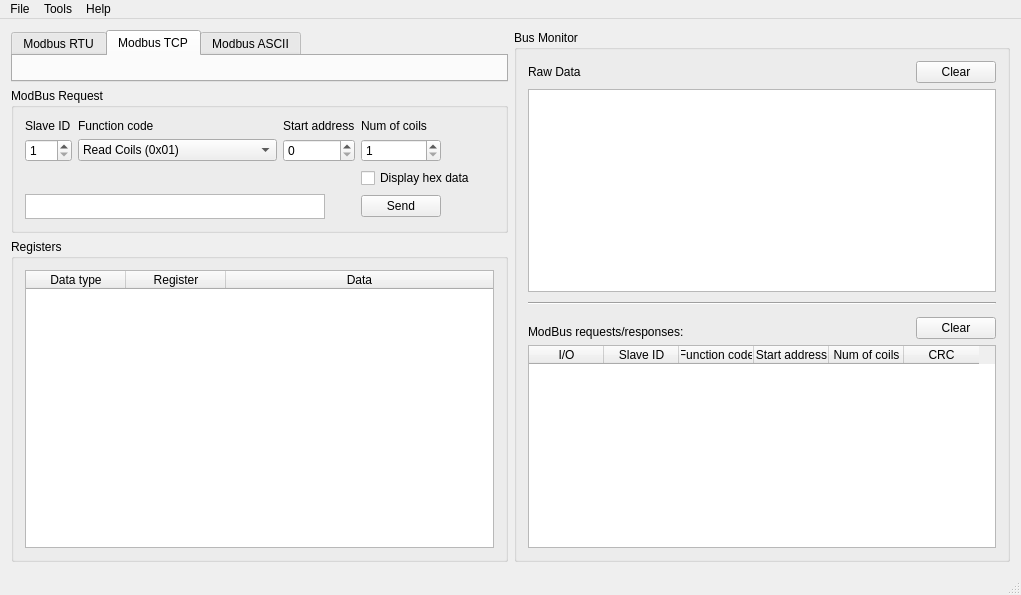
<?xml version="1.0" encoding="UTF-8"?>
<ui version="4.0">
 <class>MainWindowClass</class>
 <widget class="QMainWindow" name="MainWindowClass">
  <property name="geometry">
   <rect>
    <x>0</x>
    <y>0</y>
    <width>1021</width>
    <height>595</height>
   </rect>
  </property>
  <property name="windowTitle">
   <string>QModBus</string>
  </property>
  <property name="windowIcon">
   <iconset resource="../data/qmodbus.qrc">
    <normaloff>:/images/logo.png</normaloff>:/images/logo.png</iconset>
  </property>
  <widget class="QWidget" name="centralWidget">
   <layout class="QHBoxLayout" name="horizontalLayout_3">
    <item>
     <layout class="QVBoxLayout" name="verticalLayout">
      <item>
       <widget class="QTabWidget" name="tabWidget">
        <property name="sizePolicy">
         <sizepolicy hsizetype="Expanding" vsizetype="Minimum">
          <horstretch>0</horstretch>
          <verstretch>0</verstretch>
         </sizepolicy>
        </property>
        <property name="currentIndex">
         <number>1</number>
        </property>
        <widget class="QWidget" name="tab">
         <attribute name="title">
          <string>Modbus RTU</string>
         </attribute>
         <layout class="QHBoxLayout" name="horizontalLayout">
          <item>
           <widget class="RtuSettingsWidget" name="rtuSettingsWidget" native="true"/>
          </item>
         </layout>
        </widget>
        <widget class="QWidget" name="tab_2">
         <attribute name="title">
          <string>Modbus TCP</string>
         </attribute>
         <layout class="QHBoxLayout" name="horizontalLayout_2">
          <item>
           <widget class="TcpIpSettingsWidget" name="tcpSettingsWidget" native="true"/>
          </item>
         </layout>
        </widget>
        <widget class="QWidget" name="tab_3">
         <attribute name="title">
          <string>Modbus ASCII</string>
         </attribute>
         <layout class="QHBoxLayout" name="horizontalLayout_2">
          <item>
           <widget class="AsciiSettingsWidget" name="asciiSettingsWidget" native="true"/>
          </item>
         </layout>
        </widget>
       </widget>
      </item>
      <item>
       <widget class="QGroupBox" name="groupBox_2">
        <property name="title">
         <string>ModBus Request</string>
        </property>
        <layout class="QGridLayout" name="gridLayout_2">
         <item row="0" column="0">
          <widget class="QLabel" name="label_6">
           <property name="text">
            <string>Slave ID</string>
           </property>
          </widget>
         </item>
         <item row="0" column="1">
          <widget class="QLabel" name="label_7">
           <property name="text">
            <string>Function code</string>
           </property>
          </widget>
         </item>
         <item row="0" column="2">
          <widget class="QLabel" name="label_8">
           <property name="text">
            <string>Start address</string>
           </property>
          </widget>
         </item>
         <item row="0" column="3">
          <widget class="QLabel" name="label_9">
           <property name="text">
            <string>Num of coils</string>
           </property>
          </widget>
         </item>
         <item row="1" column="0">
          <widget class="QSpinBox" name="slaveID">
           <property name="minimum">
            <number>1</number>
           </property>
           <property name="maximum">
            <number>254</number>
           </property>
          </widget>
         </item>
         <item row="1" column="1">
          <widget class="QComboBox" name="functionCode">
           <item>
            <property name="text">
             <string>Read Coils (0x01)</string>
            </property>
           </item>
           <item>
            <property name="text">
             <string>Read Discrete Inputs (0x02)</string>
            </property>
           </item>
           <item>
            <property name="text">
             <string>Read Holding Registers (0x03)</string>
            </property>
           </item>
           <item>
            <property name="text">
             <string>Read Input Registers (0x04)</string>
            </property>
           </item>
           <item>
            <property name="text">
             <string>Write Single Coil (0x05)</string>
            </property>
           </item>
           <item>
            <property name="text">
             <string>Write Single Register (0x06)</string>
            </property>
           </item>
           <item>
            <property name="text">
             <string>Write Multiple Coils (0x0f)</string>
            </property>
           </item>
           <item>
            <property name="text">
             <string>Write Multiple Registers (0x10)</string>
            </property>
           </item>
          </widget>
         </item>
         <item row="1" column="2">
          <widget class="QSpinBox" name="startAddr">
           <property name="maximum">
            <number>65535</number>
           </property>
           <property name="displayIntegerBase">
            <number>16</number>
           </property>
          </widget>
         </item>
         <item row="1" column="3">
          <widget class="QSpinBox" name="numCoils">
           <property name="minimum">
            <number>1</number>
           </property>
           <property name="maximum">
            <number>65535</number>
           </property>
          </widget>
         </item>
         <item row="1" column="4">
          <spacer name="horizontalSpacer">
           <property name="orientation">
            <enum>Qt::Orientation::Horizontal</enum>
           </property>
           <property name="sizeHint" stdset="0">
            <size>
             <width>40</width>
             <height>20</height>
            </size>
           </property>
          </spacer>
         </item>
         <item row="2" column="0">
          <spacer name="verticalSpacer">
           <property name="orientation">
            <enum>Qt::Orientation::Vertical</enum>
           </property>
           <property name="sizeType">
            <enum>QSizePolicy::Policy::Fixed</enum>
           </property>
           <property name="sizeHint" stdset="0">
            <size>
             <width>20</width>
             <height>20</height>
            </size>
           </property>
          </spacer>
         </item>
         <item row="2" column="3" colspan="2">
          <widget class="QCheckBox" name="checkBoxHexData">
           <property name="text">
            <string>Display hex data</string>
           </property>
          </widget>
         </item>
         <item row="3" column="0" colspan="3">
          <widget class="QTextEdit" name="requestPreview">
           <property name="sizePolicy">
            <sizepolicy hsizetype="Fixed" vsizetype="Fixed">
             <horstretch>0</horstretch>
             <verstretch>0</verstretch>
            </sizepolicy>
           </property>
           <property name="maximumSize">
            <size>
             <width>300</width>
             <height>25</height>
            </size>
           </property>
           <property name="font">
            <font>
             <family>Courier</family>
            </font>
           </property>
           <property name="verticalScrollBarPolicy">
            <enum>Qt::ScrollBarPolicy::ScrollBarAlwaysOff</enum>
           </property>
           <property name="horizontalScrollBarPolicy">
            <enum>Qt::ScrollBarPolicy::ScrollBarAlwaysOff</enum>
           </property>
           <property name="undoRedoEnabled">
            <bool>false</bool>
           </property>
           <property name="textInteractionFlags">
            <set>Qt::TextInteractionFlag::TextSelectableByKeyboard|Qt::TextInteractionFlag::TextSelectableByMouse</set>
           </property>
          </widget>
         </item>
         <item row="3" column="3">
          <widget class="QPushButton" name="sendBtn">
           <property name="text">
            <string>Send</string>
           </property>
          </widget>
         </item>
        </layout>
       </widget>
      </item>
      <item>
       <widget class="QGroupBox" name="groupBox_4">
        <property name="title">
         <string>Registers</string>
        </property>
        <layout class="QVBoxLayout" name="verticalLayout_2">
         <item>
          <widget class="QTableWidget" name="regTable">
           <attribute name="horizontalHeaderDefaultSectionSize">
            <number>100</number>
           </attribute>
           <attribute name="horizontalHeaderStretchLastSection">
            <bool>true</bool>
           </attribute>
           <attribute name="verticalHeaderVisible">
            <bool>false</bool>
           </attribute>
           <attribute name="verticalHeaderDefaultSectionSize">
            <number>22</number>
           </attribute>
           <column>
            <property name="text">
             <string>Data type</string>
            </property>
           </column>
           <column>
            <property name="text">
             <string>Register</string>
            </property>
           </column>
           <column>
            <property name="text">
             <string>Data</string>
            </property>
           </column>
          </widget>
         </item>
        </layout>
       </widget>
      </item>
     </layout>
    </item>
    <item>
     <widget class="QGroupBox" name="groupBox_3">
      <property name="title">
       <string>Bus Monitor</string>
      </property>
      <layout class="QGridLayout" name="gridLayout_4">
       <item row="0" column="0">
        <widget class="QLabel" name="label_10">
         <property name="text">
          <string>Raw Data</string>
         </property>
        </widget>
       </item>
       <item row="0" column="1" colspan="2">
        <spacer name="horizontalSpacer_2">
         <property name="orientation">
          <enum>Qt::Orientation::Horizontal</enum>
         </property>
         <property name="sizeHint" stdset="0">
          <size>
           <width>201</width>
           <height>20</height>
          </size>
         </property>
        </spacer>
       </item>
       <item row="0" column="3">
        <widget class="QPushButton" name="clearBusRawData">
         <property name="text">
          <string>Clear</string>
         </property>
        </widget>
       </item>
       <item row="1" column="0" colspan="4">
        <widget class="QPlainTextEdit" name="rawData">
         <property name="font">
          <font>
           <family>Fixedsys</family>
           <pointsize>10</pointsize>
          </font>
         </property>
         <property name="undoRedoEnabled">
          <bool>false</bool>
         </property>
         <property name="readOnly">
          <bool>true</bool>
         </property>
        </widget>
       </item>
       <item row="2" column="0">
        <spacer name="verticalSpacer_2">
         <property name="orientation">
          <enum>Qt::Orientation::Vertical</enum>
         </property>
         <property name="sizeType">
          <enum>QSizePolicy::Policy::Fixed</enum>
         </property>
         <property name="sizeHint" stdset="0">
          <size>
           <width>20</width>
           <height>4</height>
          </size>
         </property>
        </spacer>
       </item>
       <item row="3" column="0" colspan="4">
        <widget class="Line" name="line">
         <property name="orientation">
          <enum>Qt::Orientation::Horizontal</enum>
         </property>
        </widget>
       </item>
       <item row="4" column="0" rowspan="2">
        <spacer name="verticalSpacer_3">
         <property name="orientation">
          <enum>Qt::Orientation::Vertical</enum>
         </property>
         <property name="sizeType">
          <enum>QSizePolicy::Policy::Fixed</enum>
         </property>
         <property name="sizeHint" stdset="0">
          <size>
           <width>20</width>
           <height>4</height>
          </size>
         </property>
        </spacer>
       </item>
       <item row="6" column="0" colspan="2">
        <widget class="QLabel" name="label_11">
         <property name="text">
          <string>ModBus requests/responses:</string>
         </property>
        </widget>
       </item>
       <item row="5" column="2" rowspan="2">
        <spacer name="horizontalSpacer_3">
         <property name="orientation">
          <enum>Qt::Orientation::Horizontal</enum>
         </property>
         <property name="sizeHint" stdset="0">
          <size>
           <width>156</width>
           <height>20</height>
          </size>
         </property>
        </spacer>
       </item>
       <item row="5" column="3" rowspan="2">
        <widget class="QPushButton" name="clearBusMonTable">
         <property name="text">
          <string>Clear</string>
         </property>
        </widget>
       </item>
       <item row="7" column="0" colspan="4">
        <widget class="QTableWidget" name="busMonTable">
         <property name="editTriggers">
          <set>QAbstractItemView::EditTrigger::NoEditTriggers</set>
         </property>
         <attribute name="horizontalHeaderCascadingSectionResizes">
          <bool>true</bool>
         </attribute>
         <attribute name="horizontalHeaderDefaultSectionSize">
          <number>75</number>
         </attribute>
         <attribute name="verticalHeaderDefaultSectionSize">
          <number>22</number>
         </attribute>
         <column>
          <property name="text">
           <string>I/O</string>
          </property>
         </column>
         <column>
          <property name="text">
           <string>Slave ID</string>
          </property>
         </column>
         <column>
          <property name="text">
           <string>Function code</string>
          </property>
         </column>
         <column>
          <property name="text">
           <string>Start address</string>
          </property>
         </column>
         <column>
          <property name="text">
           <string>Num of coils</string>
          </property>
         </column>
         <column>
          <property name="text">
           <string>CRC</string>
          </property>
         </column>
        </widget>
       </item>
      </layout>
     </widget>
    </item>
   </layout>
  </widget>
  <widget class="QStatusBar" name="statusBar"/>
  <widget class="QMenuBar" name="menuBar">
   <property name="geometry">
    <rect>
     <x>0</x>
     <y>0</y>
     <width>1021</width>
     <height>23</height>
    </rect>
   </property>
   <widget class="QMenu" name="menuFile">
    <property name="title">
     <string>File</string>
    </property>
    <addaction name="actionQuit"/>
   </widget>
   <widget class="QMenu" name="menuHelp">
    <property name="title">
     <string>Help</string>
    </property>
    <addaction name="actionAbout_QModBus"/>
   </widget>
   <widget class="QMenu" name="menuTools">
    <property name="title">
     <string>Tools</string>
    </property>
    <addaction name="actionBatchProcessing"/>
   </widget>
   <addaction name="menuFile"/>
   <addaction name="menuTools"/>
   <addaction name="menuHelp"/>
  </widget>
  <action name="actionQuit">
   <property name="text">
    <string>Quit</string>
   </property>
  </action>
  <action name="actionAbout_QModBus">
   <property name="text">
    <string>About QModBus</string>
   </property>
  </action>
  <action name="actionBatchProcessing">
   <property name="text">
    <string>Batch processing</string>
   </property>
  </action>
 </widget>
 <layoutdefault spacing="6" margin="11"/>
 <customwidgets>
  <customwidget>
   <class>RtuSettingsWidget</class>
   <extends>QWidget</extends>
   <header>rtusettingswidget.h</header>
   <container>1</container>
  </customwidget>
  <customwidget>
   <class>TcpIpSettingsWidget</class>
   <extends>QWidget</extends>
   <header>tcpipsettingswidget.h</header>
   <container>1</container>
  </customwidget>
  <customwidget>
   <class>AsciiSettingsWidget</class>
   <extends>QWidget</extends>
   <header>asciisettingswidget.h</header>
   <container>1</container>
  </customwidget>
 </customwidgets>
 <resources>
  <include location="../data/qmodbus.qrc"/>
 </resources>
 <connections>
  <connection>
   <sender>actionQuit</sender>
   <signal>triggered()</signal>
   <receiver>MainWindowClass</receiver>
   <slot>close()</slot>
   <hints>
    <hint type="sourcelabel">
     <x>-1</x>
     <y>-1</y>
    </hint>
    <hint type="destinationlabel">
     <x>214</x>
     <y>236</y>
    </hint>
   </hints>
  </connection>
  <connection>
   <sender>clearBusRawData</sender>
   <signal>clicked()</signal>
   <receiver>rawData</receiver>
   <slot>clear()</slot>
   <hints>
    <hint type="sourcelabel">
     <x>833</x>
     <y>65</y>
    </hint>
    <hint type="destinationlabel">
     <x>669</x>
     <y>186</y>
    </hint>
   </hints>
  </connection>
  <connection>
   <sender>actionBatchProcessing</sender>
   <signal>triggered()</signal>
   <receiver>MainWindowClass</receiver>
   <slot>openBatchProcessor()</slot>
   <hints>
    <hint type="sourcelabel">
     <x>-1</x>
     <y>-1</y>
    </hint>
    <hint type="destinationlabel">
     <x>444</x>
     <y>297</y>
    </hint>
   </hints>
  </connection>
 </connections>
 <slots>
  <slot>openBatchProcessor()</slot>
 </slots>
</ui>
